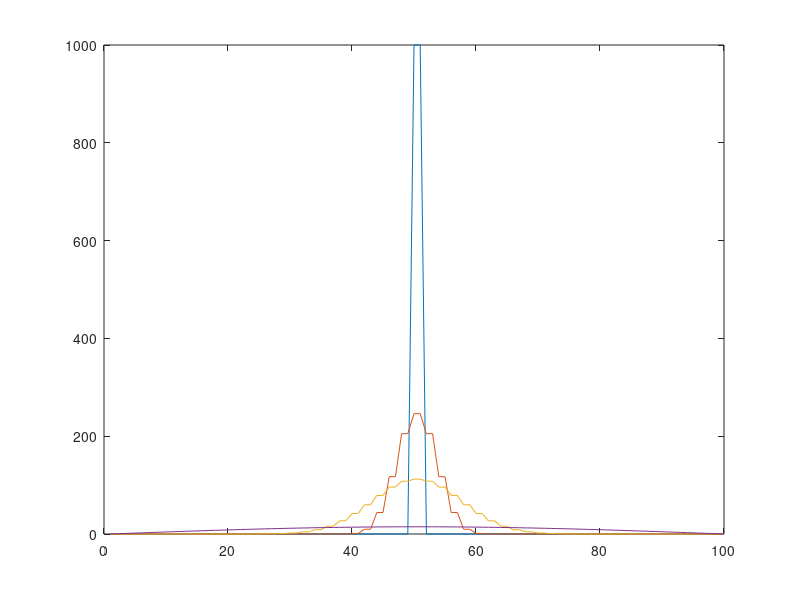

This chart was generated by the following MATLAB code:
N = 100 % NxN matrix

% construct stochastic matrix
v = 0.5*ones(N-1,1);
A = diag(v,1);
for i = 2:N
    A(i,i-1)=0.5;
end
A(2,1)=0;
A(N-1,N)=0;


% set initial state
u_t = zeros(N,1);
u_t(50,1) = 1000;
u_t(51,1) = 1000;

% plot random walk
plot(u_t)              % t = 0
hold on
for i = 1:3000
    u_t = A*u_t;
    
    if i == 10         % t = 10
        plot(u_t) 
    elseif i == 50     % t = 50
        plot(u_t)
    elseif i == 2000   % t = 2000
        plot(u_t)
    end
    
end



u_t

